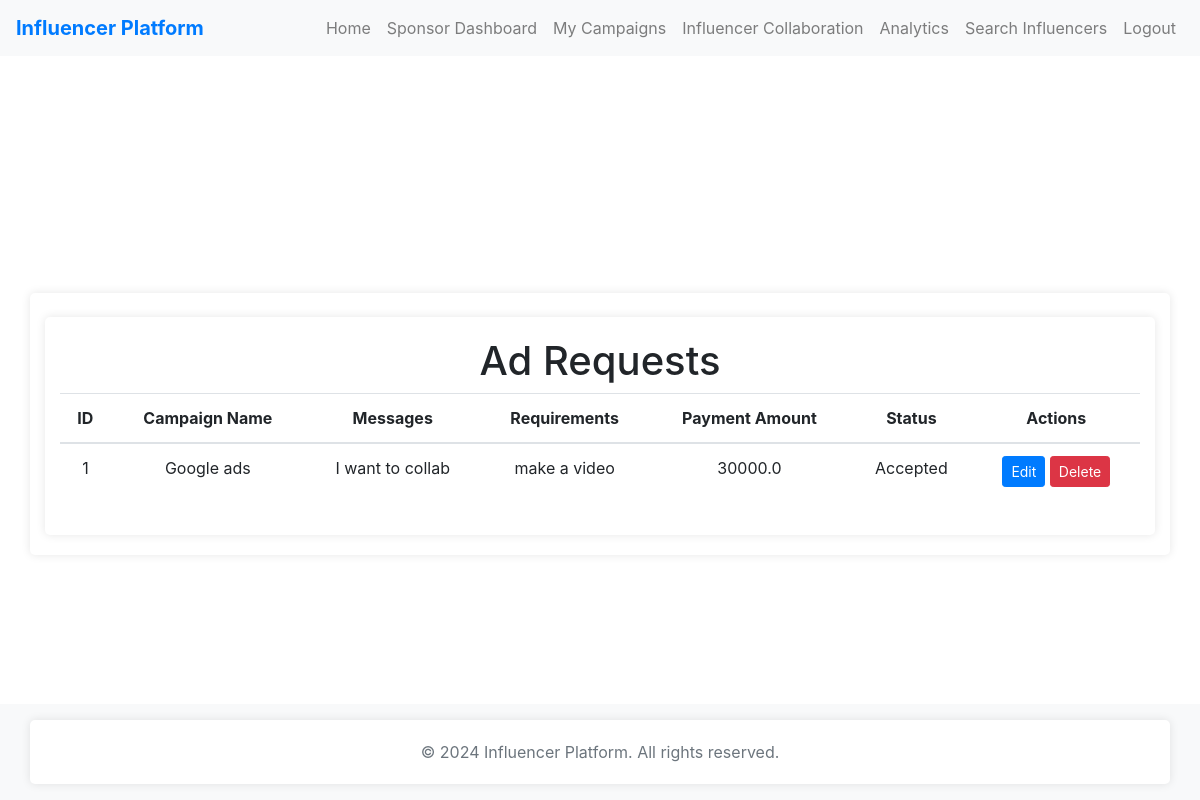
The page /sponsor/ad_requests (signed in) on the database its author committed.
### app.py (models this page shows, shortened)
class AdRequest(db.Model):
    id = db.Column(db.Integer, primary_key=True)
    campaign_id = db.Column(db.Integer, ForeignKey('campaign.id'))
    influencer_id = db.Column(db.Integer, ForeignKey('user.id'))
    messages = db.Column(db.Text)
    requirements = db.Column(db.Text)
    payment_amount = db.Column(db.Float)
    status = db.Column(db.String(50))  # Pending, Accepted, Rejected
    campaign = relationship('Campaign', backref=db.backref('ad_requests', lazy=True))
    influencer = relationship('User', foreign_keys=[influencer_id])

class Campaign(db.Model):
    id = db.Column(db.Integer, primary_key=True)
    name = db.Column(db.String(100), nullable=False)
    description = db.Column(db.Text, nullable=False)
    start_date = db.Column(db.Date)
    end_date = db.Column(db.Date)
    budget = db.Column(db.Float)
    visibility = db.Column(db.Boolean)  # Public or Private
    sponsor_id = db.Column(db.Integer, ForeignKey('user.id'))
    sponsor = relationship('User', foreign_keys=[sponsor_id])
    niche = db.Column(db.String(100))  # New field for categorization

### app.py (the view)
@app.route('/sponsor/ad_requests')
def ad_requests():
    if 'username' in session and session['role'] == 'Sponsor':
        sponsor_id = session['user_id']
        campaigns = Campaign.query.filter_by(sponsor_id=sponsor_id).all()
        ad_requests = AdRequest.query.join(Campaign).filter(Campaign.sponsor_id == sponsor_id).all()
        return render_template('ad_requests.html', campaigns=campaigns, ad_requests=ad_requests)
    else:
        flash('Unauthorized access. Please log in as Sponsor.', 'danger')
        return redirect(url_for('login'))

### templates/ad_requests.html (shortened to what this page needs)
{% extends 'base.html' %}
{% block content %}
<div class="container">
    <h1>Ad Requests</h1>
    <table class="table">
        <thead>
            <tr>
                <th>ID</th>
                <th>Campaign Name</th>
                <th>Messages</th>
                <th>Requirements</th>
                <th>Payment Amount</th>
                <th>Status</th>
                <th>Actions</th>
            </tr>
        </thead>
        <tbody>
            {% for ad_request in ad_requests %}
            <tr>
                <td>{{ ad_request.id }}</td>
                <td>{{ ad_request.campaign.name }}</td>
                <td>{{ ad_request.messages }}</td>
                <td>{{ ad_request.requirements }}</td>
                <td>{{ ad_request.payment_amount }}</td>
                <td>{{ ad_request.status }}</td>
                <td>
                    <a href="{{ url_for('edit_ad_request', id=ad_request.id) }}" class="btn btn-primary btn-sm">Edit</a>
                    <form action="{{ url_for('delete_ad_request', id=ad_request.id) }}" method="POST" style="display:inline;">
                        <button type="submit" class="btn btn-danger btn-sm">Delete</button>
                    </form>
                </td>
            </tr>
            {% endfor %}
        </tbody>
    </table>
</div>
{% endblock %}

### static/style.css (style rules this page uses)
body { font-family: Arial, sans-serif; background-color: #f7f7f7; margin: 0; padding: 0; display: flex; justify-content: center; align-items: center; height: 100vh; }
.container { background-color: #fff; padding: 20px; border-radius: 5px; box-shadow: 0 0 10px rgba(0, 0, 0, 0.1); width: 300px; text-align: center; }
button { background-color: #5cb85c; color: white; padding: 10px 15px; border: none; border-radius: 4px; cursor: pointer; }
a { color: #5cb85c; text-decoration: none; }
body { font-family: 'Helvetica Neue', Helvetica, Arial, sans-serif; }

### rows shown on the page
AdRequest: id "1", campaign.name "Google ads", messages "I want to collab", requirements "make a video", payment_amount "30000.0", status "Accepted"
